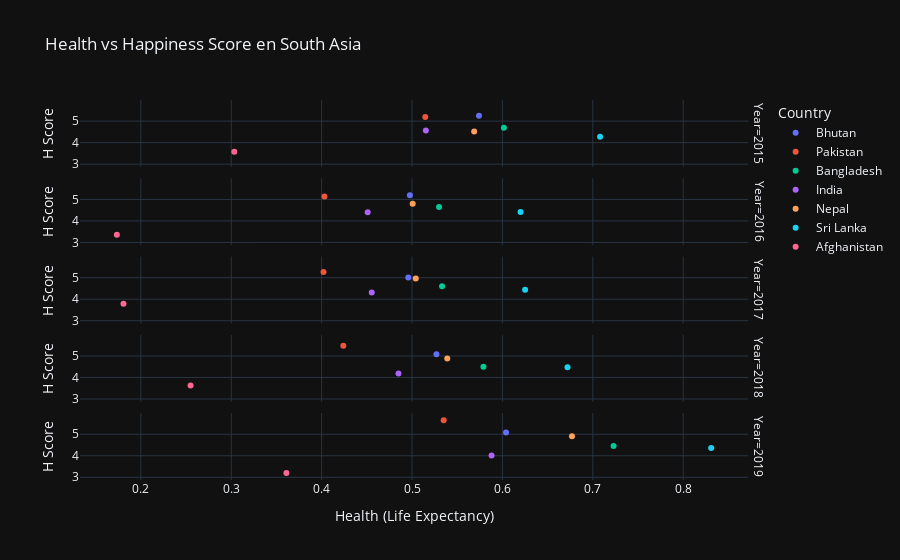

Here is the notebook cell this chart was saved with:
### Markdown cell above
_**South Asia**_

### Code cell
fig = px.scatter(df_region_southasia,
                x = 'Health (Life Expectancy)',
                y = 'Happiness Score',
                color = 'Country',
                
                facet_row = 'Year',
                labels ={"Happiness Score":"H Score"},
                template='plotly_dark',

                title = 'Health vs Happiness Score en South Asia'
                )

fig.show()

### Figure 1 — Plotly figure (JSON) as saved in the notebook; plotly's stock layout.template omitted (floating-point values rounded to 4 significant figures)
{"data": [{"hovertemplate": "Country=Bhutan<br>Year=2015<br>Health (Life Expectancy)=%{x}<br>H Score=%{y}<extra></extra>", "legendgroup": "Bhutan", "marker": {"color": "#636efa", "symbol": "circle"}, "mode": "markers", "name": "Bhutan", "orientation": "v", "showlegend": true, "type": "scatter", "x": [0.5741], "xaxis": "x5", "y": [5.253], "yaxis": "y5"}, {"hovertemplate": "Country=Bhutan<br>Year=2016<br>Health (Life Expectancy)=%{x}<br>H Score=%{y}<extra></extra>", "legendgroup": "Bhutan", "marker": {"color": "#636efa", "symbol": "circle"}, "mode": "markers", "name": "Bhutan", "orientation": "v", "showlegend": false, "type": "scatter", "x": [0.4976], "xaxis": "x4", "y": [5.196], "yaxis": "y4"}, {"hovertemplate": "Country=Bhutan<br>Year=2017<br>Health (Life Expectancy)=%{x}<br>H Score=%{y}<extra></extra>", "legendgroup": "Bhutan", "marker": {"color": "#636efa", "symbol": "circle"}, "mode": "markers", "name": "Bhutan", "orientation": "v", "showlegend": false, "type": "scatter", "x": [0.4959], "xaxis": "x3", "y": [5.011], "yaxis": "y3"}, {"hovertemplate": "Country=Bhutan<br>Year=2018<br>Health (Life Expectancy)=%{x}<br>H Score=%{y}<extra></extra>", "legendgroup": "Bhutan", "marker": {"color": "#636efa", "symbol": "circle"}, "mode": "markers", "name": "Bhutan", "orientation": "v", "showlegend": false, "type": "scatter", "x": [0.527], "xaxis": "x2", "y": [5.082], "yaxis": "y2"}, {"hovertemplate": "Country=Bhutan<br>Year=2019<br>Health (Life Expectancy)=%{x}<br>H Score=%{y}<extra></extra>", "legendgroup": "Bhutan", "marker": {"color": "#636efa", "symbol": "circle"}, "mode": "markers", "name": "Bhutan", "orientation": "v", "showlegend": false, "type": "scatter", "x": [0.604], "xaxis": "x", "y": [5.082], "yaxis": "y"}, {"hovertemplate": "Country=Pakistan<br>Year=2015<br>Health (Life Expectancy)=%{x}<br>H Score=%{y}<extra></extra>", "legendgroup": "Pakistan", "marker": {"color": "#EF553B", "symbol": "circle"}, "mode": "markers", "name": "Pakistan", "orientation": "v", "showlegend": true, "type": "scatter", "x": [0.5147], "xaxis": "x5", "y": [5.194], "yaxis": "y5"}, {"hovertemplate": "Country=Pakistan<br>Year=2016<br>Health (Life Expectancy)=%{x}<br>H Score=%{y}<extra></extra>", "legendgroup": "Pakistan", "marker": {"color": "#EF553B", "symbol": "circle"}, "mode": "markers", "name": "Pakistan", "orientation": "v", "showlegend": false, "type": "scatter", "x": [0.4031], "xaxis": "x4", "y": [5.132], "yaxis": "y4"}, {"hovertemplate": "Country=Pakistan<br>Year=2017<br>Health (Life Expectancy)=%{x}<br>H Score=%{y}<extra></extra>", "legendgroup": "Pakistan", "marker": {"color": "#EF553B", "symbol": "circle"}, "mode": "markers", "name": "Pakistan", "orientation": "v", "showlegend": false, "type": "scatter", "x": [0.402], "xaxis": "x3", "y": [5.269], "yaxis": "y3"}, {"hovertemplate": "Country=Pakistan<br>Year=2018<br>Health (Life Expectancy)=%{x}<br>H Score=%{y}<extra></extra>", "legendgroup": "Pakistan", "marker": {"color": "#EF553B", "symbol": "circle"}, "mode": "markers", "name": "Pakistan", "orientation": "v", "showlegend": false, "type": "scatter", "x": [0.424], "xaxis": "x2", "y": [5.472], "yaxis": "y2"}, {"hovertemplate": "Country=Pakistan<br>Year=2019<br>Health (Life Expectancy)=%{x}<br>H Score=%{y}<extra></extra>", "legendgroup": "Pakistan", "marker": {"color": "#EF553B", "symbol": "circle"}, "mode": "markers", "name": "Pakistan", "orientation": "v", "showlegend": false, "type": "scatter", "x": [0.535], "xaxis": "x", "y": [5.653], "yaxis": "y"}, {"hovertemplate": "Country=Bangladesh<br>Year=2015<br>Health (Life Expectancy)=%{x}<br>H Score=%{y}<extra></extra>", "legendgroup": "Bangladesh", "marker": {"color": "#00cc96", "symbol": "circle"}, "mode": "markers", "name": "Bangladesh", "orientation": "v", "showlegend": true, "type": "scatter", "x": [0.6016], "xaxis": "x5", "y": [4.694], "yaxis": "y5"}, {"hovertemplate": "Country=Bangladesh<br>Year=2016<br>Health (Life Expectancy)=%{x}<br>H Score=%{y}<extra></extra>", "legendgroup": "Bangladesh", "marker": {"color": "#00cc96", "symbol": "circle"}, "mode": "markers", "name": "Bangladesh", "orientation": "v", "showlegend": false, "type": "scatter", "x": [0.5299], "xaxis": "x4", "y": [4.643], "yaxis": "y4"}, {"hovertemplate": "Country=Bangladesh<br>Year=2017<br>Health (Life Expectancy)=%{x}<br>H Score=%{y}<extra></extra>", "legendgroup": "Bangladesh", "marker": {"color": "#00cc96", "symbol": "circle"}, "mode": "markers", "name": "Bangladesh", "orientation": "v", "showlegend": false, "type": "scatter", "x": [0.5332], "xaxis": "x3", "y": [4.608], "yaxis": "y3"}, {"hovertemplate": "Country=Bangladesh<br>Year=2018<br>Health (Life Expectancy)=%{x}<br>H Score=%{y}<extra></extra>", "legendgroup": "Bangladesh", "marker": {"color": "#00cc96", "symbol": "circle"}, "mode": "markers", "name": "Bangladesh", "orientation": "v", "showlegend": false, "type": "scatter", "x": [0.579], "xaxis": "x2", "y": [4.5], "yaxis": "y2"}, {"hovertemplate": "Country=Bangladesh<br>Year=2019<br>Health (Life Expectancy)=%{x}<br>H Score=%{y}<extra></extra>", "legendgroup": "Bangladesh", "marker": {"color": "#00cc96", "symbol": "circle"}, "mode": "markers", "name": "Bangladesh", "orientation": "v", "showlegend": false, "type": "scatter", "x": [0.723], "xaxis": "x", "y": [4.456], "yaxis": "y"}, {"hovertemplate": "Country=India<br>Year=2015<br>Health (Life Expectancy)=%{x}<br>H Score=%{y}<extra></extra>", "legendgroup": "India", "marker": {"color": "#ab63fa", "symbol": "circle"}, "mode": "markers", "name": "India", "orientation": "v", "showlegend": true, "type": "scatter", "x": [0.5153], "xaxis": "x5", "y": [4.565], "yaxis": "y5"}, {"hovertemplate": "Country=India<br>Year=2016<br>Health (Life Expectancy)=%{x}<br>H Score=%{y}<extra></extra>", "legendgroup": "India", "marker": {"color": "#ab63fa", "symbol": "circle"}, "mode": "markers", "name": "India", "orientation": "v", "showlegend": false, "type": "scatter", "x": [0.4509], "xaxis": "x4", "y": [4.404], "yaxis": "y4"}, {"hovertemplate": "Country=India<br>Year=2017<br>Health (Life Expectancy)=%{x}<br>H Score=%{y}<extra></extra>", "legendgroup": "India", "marker": {"color": "#ab63fa", "symbol": "circle"}, "mode": "markers", "name": "India", "orientation": "v", "showlegend": false, "type": "scatter", "x": [0.4554], "xaxis": "x3", "y": [4.315], "yaxis": "y3"}, {"hovertemplate": "Country=India<br>Year=2018<br>Health (Life Expectancy)=%{x}<br>H Score=%{y}<extra></extra>", "legendgroup": "India", "marker": {"color": "#ab63fa", "symbol": "circle"}, "mode": "markers", "name": "India", "orientation": "v", "showlegend": false, "type": "scatter", "x": [0.485], "xaxis": "x2", "y": [4.19], "yaxis": "y2"}, {"hovertemplate": "Country=India<br>Year=2019<br>Health (Life Expectancy)=%{x}<br>H Score=%{y}<extra></extra>", "legendgroup": "India", "marker": {"color": "#ab63fa", "symbol": "circle"}, "mode": "markers", "name": "India", "orientation": "v", "showlegend": false, "type": "scatter", "x": [0.588], "xaxis": "x", "y": [4.015], "yaxis": "y"}, {"hovertemplate": "Country=Nepal<br>Year=2015<br>Health (Life Expectancy)=%{x}<br>H Score=%{y}<extra></extra>", "legendgroup": "Nepal", "marker": {"color": "#FFA15A", "symbol": "circle"}, "mode": "markers", "name": "Nepal", "orientation": "v", "showlegend": true, "type": "scatter", "x": [0.5687], "xaxis": "x5", "y": [4.514], "yaxis": "y5"}, {"hovertemplate": "Country=Nepal<br>Year=2016<br>Health (Life Expectancy)=%{x}<br>H Score=%{y}<extra></extra>", "legendgroup": "Nepal", "marker": {"color": "#FFA15A", "symbol": "circle"}, "mode": "markers", "name": "Nepal", "orientation": "v", "showlegend": false, "type": "scatter", "x": [0.5007], "xaxis": "x4", "y": [4.793], "yaxis": "y4"}, {"hovertemplate": "Country=Nepal<br>Year=2017<br>Health (Life Expectancy)=%{x}<br>H Score=%{y}<extra></extra>", "legendgroup": "Nepal", "marker": {"color": "#FFA15A", "symbol": "circle"}, "mode": "markers", "name": "Nepal", "orientation": "v", "showlegend": false, "type": "scatter", "x": [0.5041], "xaxis": "x3", "y": [4.962], "yaxis": "y3"}, {"hovertemplate": "Country=Nepal<br>Year=2018<br>Health (Life Expectancy)=%{x}<br>H Score=%{y}<extra></extra>", "legendgroup": "Nepal", "marker": {"color": "#FFA15A", "symbol": "circle"}, "mode": "markers", "name": "Nepal", "orientation": "v", "showlegend": false, "type": "scatter", "x": [0.539], "xaxis": "x2", "y": [4.88], "yaxis": "y2"}, {"hovertemplate": "Country=Nepal<br>Year=2019<br>Health (Life Expectancy)=%{x}<br>H Score=%{y}<extra></extra>", "legendgroup": "Nepal", "marker": {"color": "#FFA15A", "symbol": "circle"}, "mode": "markers", "name": "Nepal", "orientation": "v", "showlegend": false, "type": "scatter", "x": [0.677], "xaxis": "x", "y": [4.913], "yaxis": "y"}, {"hovertemplate": "Country=Sri Lanka<br>Year=2015<br>Health (Life Expectancy)=%{x}<br>H Score=%{y}<extra></extra>", "legendgroup": "Sri Lanka", "marker": {"color": "#19d3f3", "symbol": "circle"}, "mode": "markers", "name": "Sri Lanka", "orientation": "v", "showlegend": true, "type": "scatter", "x": [0.7081], "xaxis": "x5", "y": [4.271], "yaxis": "y5"}, {"hovertemplate": "Country=Sri Lanka<br>Year=2016<br>Health (Life Expectancy)=%{x}<br>H Score=%{y}<extra></extra>", "legendgroup": "Sri Lanka", "marker": {"color": "#19d3f3", "symbol": "circle"}, "mode": "markers", "name": "Sri Lanka", "orientation": "v", "showlegend": false, "type": "scatter", "x": [0.6201], "xaxis": "x4", "y": [4.415], "yaxis": "y4"}, {"hovertemplate": "Country=Sri Lanka<br>Year=2017<br>Health (Life Expectancy)=%{x}<br>H Score=%{y}<extra></extra>", "legendgroup": "Sri Lanka", "marker": {"color": "#19d3f3", "symbol": "circle"}, "mode": "markers", "name": "Sri Lanka", "orientation": "v", "showlegend": false, "type": "scatter", "x": [0.6251], "xaxis": "x3", "y": [4.44], "yaxis": "y3"}, {"hovertemplate": "Country=Sri Lanka<br>Year=2018<br>Health (Life Expectancy)=%{x}<br>H Score=%{y}<extra></extra>", "legendgroup": "Sri Lanka", "marker": {"color": "#19d3f3", "symbol": "circle"}, "mode": "markers", "name": "Sri Lanka", "orientation": "v", "showlegend": false, "type": "scatter", "x": [0.672], "xaxis": "x2", "y": [4.471], "yaxis": "y2"}, {"hovertemplate": "Country=Sri Lanka<br>Year=2019<br>Health (Life Expectancy)=%{x}<br>H Score=%{y}<extra></extra>", "legendgroup": "Sri Lanka", "marker": {"color": "#19d3f3", "symbol": "circle"}, "mode": "markers", "name": "Sri Lanka", "orientation": "v", "showlegend": false, "type": "scatter", "x": [0.831], "xaxis": "x", "y": [4.366], "yaxis": "y"}, {"hovertemplate": "Country=Afghanistan<br>Year=2015<br>Health (Life Expectancy)=%{x}<br>H Score=%{y}<extra></extra>", "legendgroup": "Afghanistan", "marker": {"color": "#FF6692", "symbol": "circle"}, "mode": "markers", "name": "Afghanistan", "orientation": "v", "showlegend": true, "type": "scatter", "x": [0.3034], "xaxis": "x5", "y": [3.575], "yaxis": "y5"}, {"hovertemplate": "Country=Afghanistan<br>Year=2016<br>Health (Life Expectancy)=%{x}<br>H Score=%{y}<extra></extra>", "legendgroup": "Afghanistan", "marker": {"color": "#FF6692", "symbol": "circle"}, "mode": "markers", "name": "Afghanistan", "orientation": "v", "showlegend": false, "type": "scatter", "x": [0.1734], "xaxis": "x4", "y": [3.36], "yaxis": "y4"}, {"hovertemplate": "Country=Afghanistan<br>Year=2017<br>Health (Life Expectancy)=%{x}<br>H Score=%{y}<extra></extra>", "legendgroup": "Afghanistan", "marker": {"color": "#FF6692", "symbol": "circle"}, "mode": "markers", "name": "Afghanistan", "orientation": "v", "showlegend": false, "type": "scatter", "x": [0.1807], "xaxis": "x3", "y": [3.794], "yaxis": "y3"}, {"hovertemplate": "Country=Afghanistan<br>Year=2018<br>Health (Life Expectancy)=%{x}<br>H Score=%{y}<extra></extra>", "legendgroup": "Afghanistan", "marker": {"color": "#FF6692", "symbol": "circle"}, "mode": "markers", "name": "Afghanistan", "orientation": "v", "showlegend": false, "type": "scatter", "x": [0.255], "xaxis": "x2", "y": [3.632], "yaxis": "y2"}, {"hovertemplate": "Country=Afghanistan<br>Year=2019<br>Health (Life Expectancy)=%{x}<br>H Score=%{y}<extra></extra>", "legendgroup": "Afghanistan", "marker": {"color": "#FF6692", "symbol": "circle"}, "mode": "markers", "name": "Afghanistan", "orientation": "v", "showlegend": false, "type": "scatter", "x": [0.361], "xaxis": "x", "y": [3.203], "yaxis": "y"}], "layout": {"annotations": [{"font": {}, "showarrow": false, "text": "Year=2019", "textangle": 90, "x": 0.98, "xanchor": "left", "xref": "paper", "y": 0.088, "yanchor": "middle", "yref": "paper"}, {"font": {}, "showarrow": false, "text": "Year=2018", "textangle": 90, "x": 0.98, "xanchor": "left", "xref": "paper", "y": 0.294, "yanchor": "middle", "yref": "paper"}, {"font": {}, "showarrow": false, "text": "Year=2017", "textangle": 90, "x": 0.98, "xanchor": "left", "xref": "paper", "y": 0.5, "yanchor": "middle", "yref": "paper"}, {"font": {}, "showarrow": false, "text": "Year=2016", "textangle": 90, "x": 0.98, "xanchor": "left", "xref": "paper", "y": 0.706, "yanchor": "middle", "yref": "paper"}, {"font": {}, "showarrow": false, "text": "Year=2015", "textangle": 90, "x": 0.98, "xanchor": "left", "xref": "paper", "y": 0.912, "yanchor": "middle", "yref": "paper"}], "legend": {"title": {"text": "Country"}, "tracegroupgap": 0}, "title": {"text": "Health vs Happiness Score en South Asia"}, "xaxis": {"anchor": "y", "domain": [0, 0.98], "title": {"text": "Health (Life Expectancy)"}}, "xaxis2": {"anchor": "y2", "domain": [0, 0.98], "matches": "x", "showticklabels": false}, "xaxis3": {"anchor": "y3", "domain": [0, 0.98], "matches": "x", "showticklabels": false}, "xaxis4": {"anchor": "y4", "domain": [0, 0.98], "matches": "x", "showticklabels": false}, "xaxis5": {"anchor": "y5", "domain": [0, 0.98], "matches": "x", "showticklabels": false}, "yaxis": {"anchor": "x", "domain": [0, 0.176], "title": {"text": "H Score"}}, "yaxis2": {"anchor": "x2", "domain": [0.206, 0.382], "matches": "y", "title": {"text": "H Score"}}, "yaxis3": {"anchor": "x3", "domain": [0.412, 0.588], "matches": "y", "title": {"text": "H Score"}}, "yaxis4": {"anchor": "x4", "domain": [0.618, 0.794], "matches": "y", "title": {"text": "H Score"}}, "yaxis5": {"anchor": "x5", "domain": [0.824, 1], "matches": "y", "title": {"text": "H Score"}}}}
